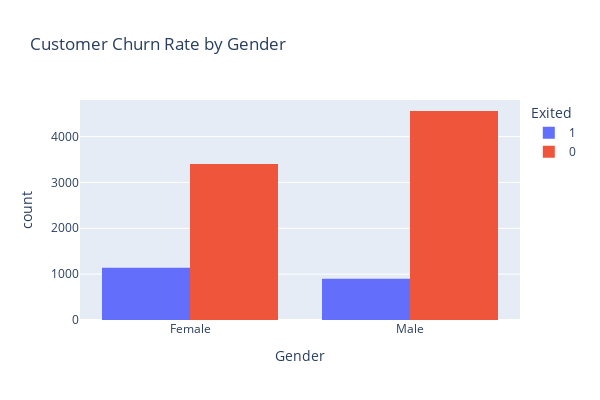

The code cell stored with this chart in its notebook:
### Code cell
fig = px.histogram(
    df,
    x="Gender",
    color="Exited",
    barmode="group",
    title="Customer Churn Rate by Gender"
)

fig.update_layout(width=600, height=400)
fig.show()

### Figure 1 — Plotly figure (JSON) as saved in the notebook; plotly's stock layout.template omitted (floating-point values rounded to 4 significant figures; data arrays with more than 128 entries replaced by an {"elided": "..."} marker saying what was removed)
{"data": [{"alignmentgroup": "True", "bingroup": "x", "hovertemplate": "Exited=1<br>Gender=%{x}<br>count=%{y}<extra></extra>", "legendgroup": "1", "marker": {"color": "#636efa", "pattern": {"shape": ""}}, "name": "1", "offsetgroup": "1", "orientation": "v", "showlegend": true, "type": "histogram", "x": {"elided": "2037 str values"}, "xaxis": "x", "yaxis": "y"}, {"alignmentgroup": "True", "bingroup": "x", "hovertemplate": "Exited=0<br>Gender=%{x}<br>count=%{y}<extra></extra>", "legendgroup": "0", "marker": {"color": "#EF553B", "pattern": {"shape": ""}}, "name": "0", "offsetgroup": "0", "orientation": "v", "showlegend": true, "type": "histogram", "x": {"elided": "7960 str values"}, "xaxis": "x", "yaxis": "y"}], "layout": {"barmode": "group", "height": 400, "legend": {"title": {"text": "Exited"}, "tracegroupgap": 0}, "title": {"text": "Customer Churn Rate by Gender"}, "width": 600, "xaxis": {"anchor": "y", "domain": [0, 1], "title": {"text": "Gender"}}, "yaxis": {"anchor": "x", "domain": [0, 1], "title": {"text": "count"}}}}
